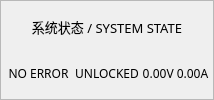
    <widget class="QFrame" name="frameSystemState">
     <property name="minimumSize">
      <size>
       <width>0</width>
       <height>0</height>
      </size>
     </property>
     <property name="font">
      <font>
       <family>Sarasa Fixed SC SemiBold</family>
      </font>
     </property>
     <property name="frameShape">
      <enum>QFrame::StyledPanel</enum>
     </property>
     <property name="frameShadow">
      <enum>QFrame::Plain</enum>
     </property>
     <layout class="QVBoxLayout" name="verticalLayout_23" stretch="0">
      <property name="spacing">
       <number>3</number>
      </property>
      <property name="leftMargin">
       <number>3</number>
      </property>
      <property name="topMargin">
       <number>3</number>
      </property>
      <property name="rightMargin">
       <number>3</number>
      </property>
      <property name="bottomMargin">
       <number>3</number>
      </property>
      <item>
       <layout class="QVBoxLayout" name="verticalLayout_24">
        <property name="spacing">
         <number>0</number>
        </property>
        <item>
         <widget class="QLabel" name="label_27">
          <property name="minimumSize">
           <size>
            <width>206</width>
            <height>22</height>
           </size>
          </property>
          <property name="font">
           <font>
            <family>Sarasa Fixed SC SemiBold</family>
            <pointsize>10</pointsize>
            <italic>false</italic>
           </font>
          </property>
          <property name="text">
           <string>系统状态 / SYSTEM STATE</string>
          </property>
          <property name="alignment">
           <set>Qt::AlignCenter</set>
          </property>
         </widget>
        </item>
        <item>
         <layout class="QHBoxLayout" name="horizontalLayout_31" stretch="1,1,1">
          <property name="topMargin">
           <number>0</number>
          </property>
          <item>
           <widget class="QLabel" name="labelError">
            <property name="font">
             <font>
              <family>Sarasa Fixed SC SemiBold</family>
             </font>
            </property>
            <property name="text">
             <string>NO ERROR</string>
            </property>
            <property name="alignment">
             <set>Qt::AlignCenter</set>
            </property>
           </widget>
          </item>
          <item>
           <widget class="QLabel" name="labelLockState">
            <property name="font">
             <font>
              <family>Sarasa Fixed SC SemiBold</family>
             </font>
            </property>
            <property name="text">
             <string>UNLOCKED</string>
            </property>
            <property name="alignment">
             <set>Qt::AlignCenter</set>
            </property>
           </widget>
          </item>
          <item>
           <widget class="QLabel" name="labelInputVals">
            <property name="font">
             <font>
              <family>Sarasa Fixed SC SemiBold</family>
             </font>
            </property>
            <property name="text">
             <string>0.00V 0.00A</string>
            </property>
            <property name="alignment">
             <set>Qt::AlignCenter</set>
            </property>
           </widget>
          </item>
         </layout>
        </item>
       </layout>
      </item>
     </layout>
    </widget>
